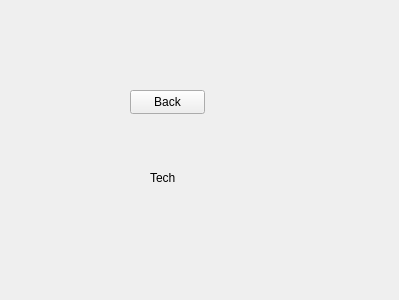
<?xml version="1.0" encoding="UTF-8"?>
<ui version="4.0">
 <class>Container</class>
 <widget class="QWidget" name="Container">
  <property name="geometry">
   <rect>
    <x>0</x>
    <y>0</y>
    <width>399</width>
    <height>300</height>
   </rect>
  </property>
  <property name="windowTitle">
   <string>Form</string>
  </property>
  <widget class="QPushButton" name="BackButton">
   <property name="geometry">
    <rect>
     <x>130</x>
     <y>90</y>
     <width>75</width>
     <height>24</height>
    </rect>
   </property>
   <property name="text">
    <string>Back</string>
   </property>
  </widget>
  <widget class="QLabel" name="label">
   <property name="geometry">
    <rect>
     <x>150</x>
     <y>170</y>
     <width>49</width>
     <height>16</height>
    </rect>
   </property>
   <property name="text">
    <string>Tech</string>
   </property>
  </widget>
 </widget>
 <resources/>
 <connections/>
</ui>
